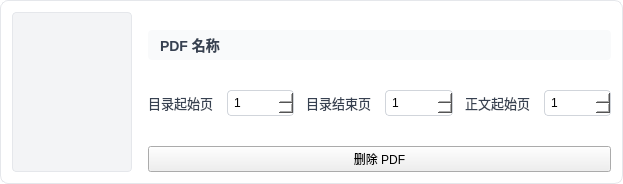
<?xml version="1.0" encoding="UTF-8"?>
<ui version="4.0">
 <class>Form</class>
 <widget class="QWidget" name="Form">
  <property name="geometry">
   <rect>
    <x>0</x>
    <y>0</y>
    <width>623</width>
    <height>184</height>
   </rect>
  </property>
  <property name="minimumSize">
   <size>
    <width>0</width>
    <height>184</height>
   </size>
  </property>
  <property name="maximumSize">
   <size>
    <width>16777215</width>
    <height>184</height>
   </size>
  </property>
  <property name="windowTitle">
   <string>Form</string>
  </property>
  <property name="styleSheet">
   <string>
    QWidget#Form {
        background-color: white;
        border: 1px solid #E5E7EB;
        border-radius: 8px;
    }
   </string>
  </property>
  <layout class="QHBoxLayout" name="horizontalLayout_2">
   <property name="spacing">
    <number>16</number>
   </property>
   <property name="leftMargin">
    <number>12</number>
   </property>
   <property name="topMargin">
    <number>12</number>
   </property>
   <property name="rightMargin">
    <number>12</number>
   </property>
   <property name="bottomMargin">
    <number>12</number>
   </property>
   <item>
    <widget class="QGraphicsView" name="graphicsView">
     <property name="minimumSize">
      <size>
       <width>120</width>
       <height>160</height>
      </size>
     </property>
     <property name="maximumSize">
      <size>
       <width>120</width>
       <height>160</height>
      </size>
     </property>
     <property name="styleSheet">
      <string>
       QGraphicsView {
           background-color: #F3F4F6;
           border: 1px solid #E5E7EB;
           border-radius: 4px;
       }
      </string>
     </property>
    </widget>
   </item>
   <item>
    <layout class="QVBoxLayout" name="verticalLayout">
     <property name="spacing">
      <number>12</number>
     </property>
     <item>
      <spacer name="verticalSpacer_3">
       <property name="orientation">
        <enum>Qt::Vertical</enum>
       </property>
       <property name="sizeHint" stdset="0">
        <size>
         <width>20</width>
         <height>40</height>
        </size>
       </property>
      </spacer>
     </item>
     <item>
      <widget class="QLabel" name="pdfNameLabel">
       <property name="font">
        <font>
         <pointsize>-1</pointsize>
         <weight>75</weight>
         <bold>true</bold>
        </font>
       </property>
       <property name="styleSheet">
        <string>
         QLabel {
             font-size: 14px;
             font-weight: bold;
             color: #374151;
             background-color: #F9FAFB;
             padding: 4px 8px;
             border-radius: 4px;
         }
        </string>
       </property>
       <property name="text">
        <string>PDF 名称</string>
       </property>
      </widget>
     </item>
     <item>
      <spacer name="verticalSpacer_2">
       <property name="orientation">
        <enum>Qt::Vertical</enum>
       </property>
       <property name="sizeHint" stdset="0">
        <size>
         <width>20</width>
         <height>40</height>
        </size>
       </property>
      </spacer>
     </item>
     <item>
      <layout class="QHBoxLayout" name="pageSettingsLayout">
       <property name="spacing">
        <number>12</number>
       </property>
       <item>
        <widget class="QLabel" name="tocStartLabel">
         <property name="styleSheet">
          <string>
           QLabel {
               color: #374151;
               font-size: 13px;
           }
          </string>
         </property>
         <property name="text">
          <string>目录起始页</string>
         </property>
        </widget>
       </item>
       <item>
        <widget class="QSpinBox" name="tocStartSpinBox">
         <property name="font">
          <font>
           <kerning>true</kerning>
          </font>
         </property>
         <property name="styleSheet">
          <string>
           QSpinBox {
               padding: 4px;
               border: 1px solid #D1D5DB;
               border-radius: 4px;
               background-color: white;
           }
           QSpinBox:focus {
               border-color: #3B82F6;
           }
          </string>
         </property>
         <property name="minimum">
          <number>1</number>
         </property>
        </widget>
       </item>
       <item>
        <widget class="QLabel" name="tocEndLabel">
         <property name="styleSheet">
          <string>
           QLabel {
               color: #374151;
               font-size: 13px;
           }
          </string>
         </property>
         <property name="text">
          <string>目录结束页</string>
         </property>
        </widget>
       </item>
       <item>
        <widget class="QSpinBox" name="tocEndSpinBox">
         <property name="styleSheet">
          <string>
           QSpinBox {
               padding: 4px;
               border: 1px solid #D1D5DB;
               border-radius: 4px;
               background-color: white;
           }
           QSpinBox:focus {
               border-color: #3B82F6;
           }
          </string>
         </property>
         <property name="minimum">
          <number>1</number>
         </property>
        </widget>
       </item>
       <item>
        <widget class="QLabel" name="contentStartLabel">
         <property name="styleSheet">
          <string>
           QLabel {
               color: #374151;
               font-size: 13px;
           }
          </string>
         </property>
         <property name="text">
          <string>正文起始页</string>
         </property>
        </widget>
       </item>
       <item>
        <widget class="QSpinBox" name="contentStartSpinBox">
         <property name="styleSheet">
          <string>
           QSpinBox {
               padding: 4px;
               border: 1px solid #D1D5DB;
               border-radius: 4px;
               background-color: white;
           }
           QSpinBox:focus {
               border-color: #3B82F6;
           }
          </string>
         </property>
         <property name="minimum">
          <number>1</number>
         </property>
        </widget>
       </item>
      </layout>
     </item>
     <item>
      <spacer name="verticalSpacer">
       <property name="orientation">
        <enum>Qt::Vertical</enum>
       </property>
       <property name="sizeHint" stdset="0">
        <size>
         <width>20</width>
         <height>40</height>
        </size>
       </property>
      </spacer>
     </item>
     <item>
      <widget class="QPushButton" name="deletePDF">
       <property name="text">
        <string>删除 PDF</string>
       </property>
      </widget>
     </item>
    </layout>
   </item>
  </layout>
 </widget>
 <resources/>
 <connections/>
</ui>
